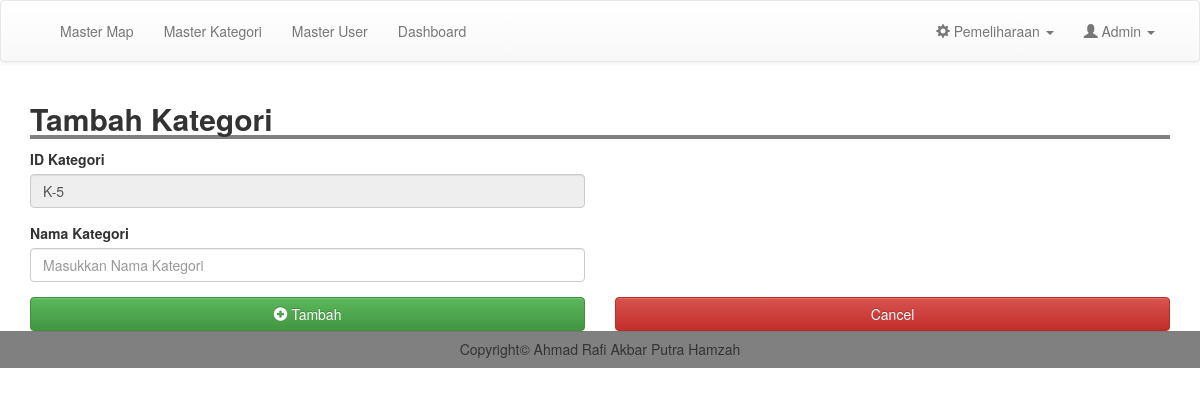
The page /admin/tm_kategori.php (signed in) on the database as committed earlier.
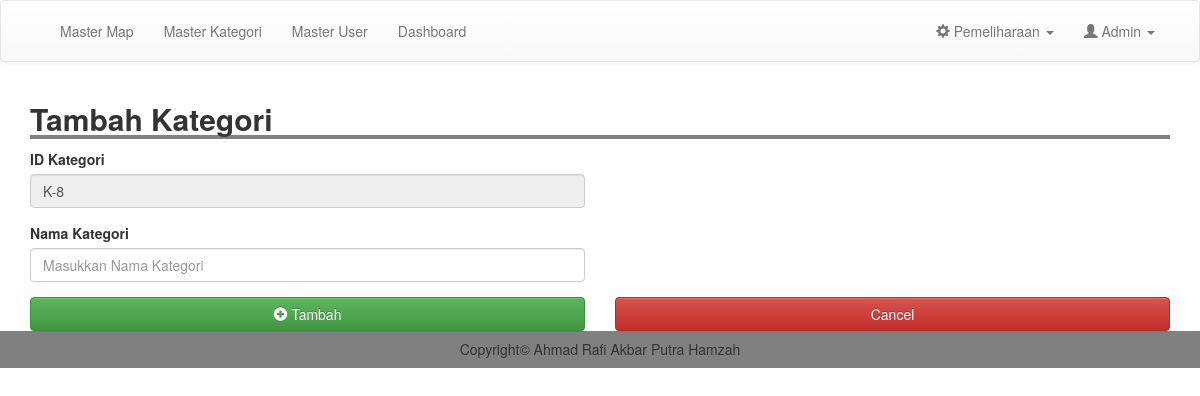
The same page on the database as committed later.
### tables this page shows
CREATE TABLE `kategori` (
  `id_kategori` varchar(20) NOT NULL,
  `nama_kategori` varchar(50) NOT NULL,
  `deleted` tinyint(1) NOT NULL,
  PRIMARY KEY (`id_kategori`)
);

### admin/tm_kategori.php (the view, shortened to what this page needs)
<?php
include 'header.php';
$query = mysqli_query($conn, "SELECT id_kategori FROM kategori ORDER BY id_kategori DESC LIMIT 1");
$data = mysqli_fetch_assoc($query);
if ($data) {
    $num = substr($data['id_kategori'], 2);
    $add = (int) $num + 1;
} else {
    $add = 1;
}
$format = "K-" . $add;
?>
<div class="container">
    <h2 style="width: 100%; border-bottom: 4px solid gray;"><b>Tambah Kategori</b></h2>
    <form action="proses/tm_kategori.php" method="POST" enctype="multipart/form-data">
        <div class="row">
            <div class="col-md-6">
                <div class="form-group">
                    <label for="id_kategori">ID Kategori</label>
                    <input type="text" class="form-control" id="id_kategori" placeholder="ID Kategori" disabled value="<?= $format; ?>">
                </div>
            </div>
        </div>
        <div class="row">
            <div class="col-md-6">
                <div class="form-group">
                    <label for="nama_kategori">Nama Kategori</label>
                    <input type="text" class="form-control" id="nama_kategori" placeholder="Masukkan Nama Kategori" name="nama" required>
                </div>
            </div>
        </div>
        <div class="row">
            <div class="col-md-6">
                <button type="submit" class="btn btn-success btn-block"><i class="glyphicon glyphicon-plus-sign"></i> Tambah</button>
            </div>
            <div class="col-md-6">
                <a href="m_kategori.php" class="btn btn-danger btn-block">Cancel</a>
            </div>
        </div>
    </form>
</div>
<?php
include 'footer.php';
?>

Rows that differ between the two databases and show on the page:
no longer on this page (row unchanged): kategori: id_kategori "K-5"
added kategori: id_kategori "K-8"
